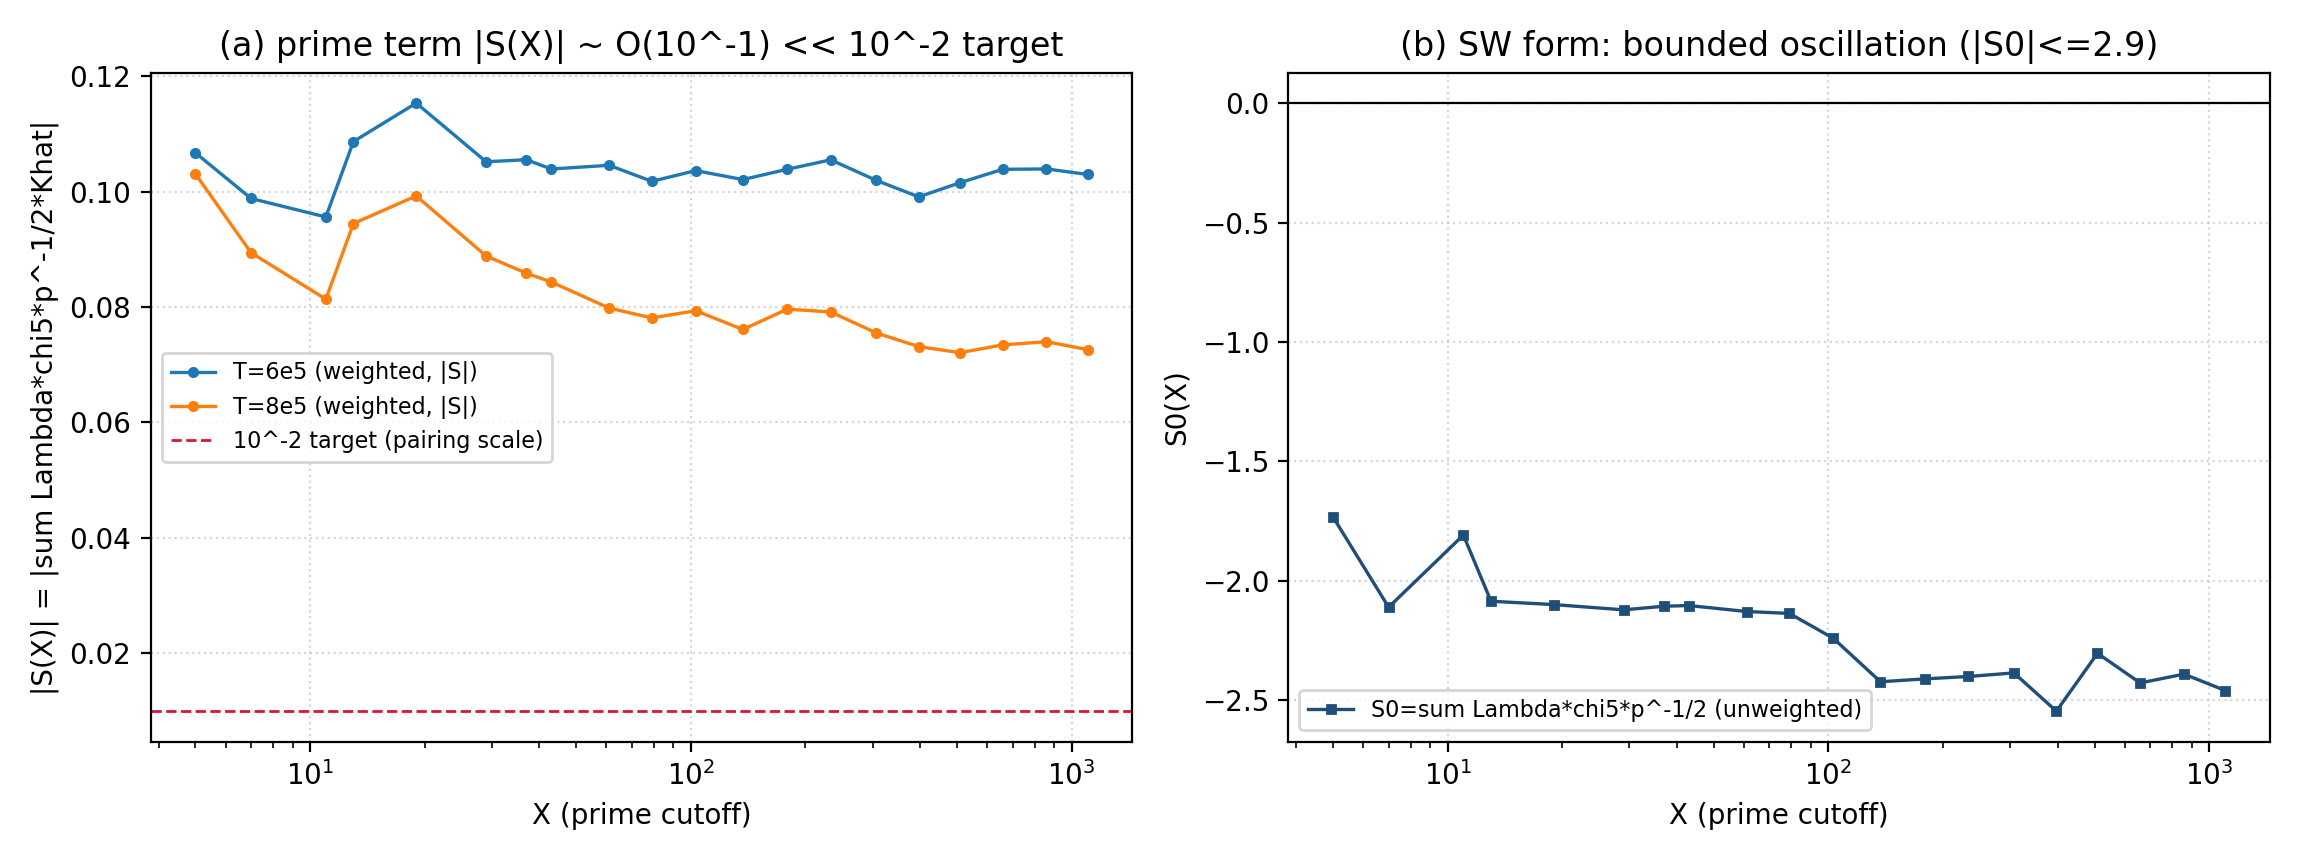

Generate this figure with Python:
# -*- coding: utf-8 -*-
"""S7 图：素数项层子指数可忽略性——χ_5 加权素数项轨迹 vs N_L 尺度 + SW 形态。
读 xlii_s7_prime.json，输出 xlii_s7_fig.png（英文标签）。"""
import json, os
import numpy as np
import matplotlib
matplotlib.use("Agg")
import matplotlib.pyplot as plt

QRH = r"C:\Users\shtcl\Doubao\chats\2026-10-16\new-chat\qrh_work"
d = json.load(open(os.path.join(QRH, "xlii_s7_prime.json"), encoding="utf-8"))

fig, axs = plt.subplots(1, 2, figsize=(11.5, 4.3), dpi=200)

# (a) |S(X)| 轨迹（两种 T 的核加权）vs N_L 尺度
ax = axs[0]
for T, r in d.items():
    Xs = r["sample_X"]
    S = np.abs(r["sample_S"])
    lab = "T=6e5 (weighted, |S|)" if T == "600000" else "T=8e5 (weighted, |S|)"
    ax.semilogx(Xs, S, "o-", lw=1.2, ms=3, label=lab)
ax.axhline(1e-2, color="crimson", ls="--", lw=1.0, label="10^-2 target (pairing scale)")
ax.set_xlabel("X (prime cutoff)")
ax.set_ylabel("|S(X)| = |sum Lambda*chi5*p^-1/2*Khat|")
ax.set_title("(a) prime term |S(X)| ~ O(10^-1) << 10^-2 target")
ax.grid(True, ls=":", alpha=0.5)
ax.legend(fontsize=8)

# (b) 未加权 S0（SW 振荡形态）
ax = axs[1]
r = d["600000"]
Xs = r["sample_X"]
S0 = r["sample_S0"]
ax.semilogx(Xs, S0, "s-", lw=1.2, ms=3, color="#1f4e79", label="S0=sum Lambda*chi5*p^-1/2 (unweighted)")
ax.axhline(0, color="k", lw=0.8)
ax.set_xlabel("X (prime cutoff)")
ax.set_ylabel("S0(X)")
ax.set_title("(b) SW form: bounded oscillation (|S0|<=2.9)")
ax.grid(True, ls=":", alpha=0.5)
ax.legend(fontsize=8)

fig.tight_layout()
out = os.path.join(QRH, "xlii_s7_fig.png")
fig.savefig(out)
print("saved:", out)
